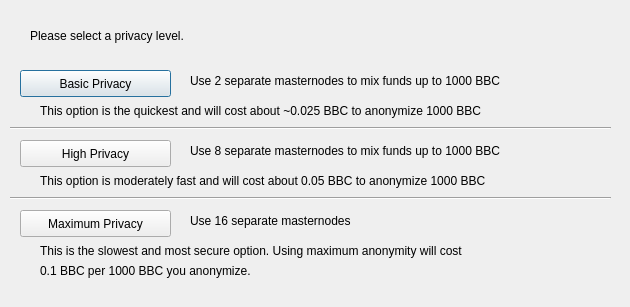
<?xml version="1.0" encoding="UTF-8"?>
<ui version="4.0">
 <class>DarksendConfig</class>
 <widget class="QDialog" name="DarksendConfig">
  <property name="geometry">
   <rect>
    <x>0</x>
    <y>0</y>
    <width>630</width>
    <height>307</height>
   </rect>
  </property>
  <property name="windowTitle">
   <string>Configure Darksend</string>
  </property>
  <widget class="QPushButton" name="buttonBasic">
   <property name="geometry">
    <rect>
     <x>20</x>
     <y>70</y>
     <width>151</width>
     <height>27</height>
    </rect>
   </property>
   <property name="text">
    <string>Basic Privacy</string>
   </property>
  </widget>
  <widget class="QPushButton" name="buttonHigh">
   <property name="geometry">
    <rect>
     <x>20</x>
     <y>140</y>
     <width>151</width>
     <height>27</height>
    </rect>
   </property>
   <property name="text">
    <string>High Privacy</string>
   </property>
  </widget>
  <widget class="QPushButton" name="buttonMax">
   <property name="geometry">
    <rect>
     <x>20</x>
     <y>210</y>
     <width>151</width>
     <height>27</height>
    </rect>
   </property>
   <property name="text">
    <string>Maximum Privacy</string>
   </property>
  </widget>
  <widget class="QLabel" name="label">
   <property name="geometry">
    <rect>
     <x>30</x>
     <y>20</y>
     <width>571</width>
     <height>31</height>
    </rect>
   </property>
   <property name="text">
    <string>Please select a privacy level.</string>
   </property>
  </widget>
  <widget class="QLabel" name="label_2">
   <property name="geometry">
    <rect>
     <x>190</x>
     <y>70</y>
     <width>421</width>
     <height>21</height>
    </rect>
   </property>
   <property name="text">
    <string>Use 2 separate masternodes to mix funds up to 1000 BBC</string>
   </property>
  </widget>
  <widget class="QLabel" name="label_3">
   <property name="geometry">
    <rect>
     <x>190</x>
     <y>140</y>
     <width>411</width>
     <height>21</height>
    </rect>
   </property>
   <property name="text">
    <string>Use 8 separate masternodes to mix funds up to 1000 BBC</string>
   </property>
  </widget>
  <widget class="QLabel" name="label_4">
   <property name="geometry">
    <rect>
     <x>190</x>
     <y>210</y>
     <width>421</width>
     <height>21</height>
    </rect>
   </property>
   <property name="text">
    <string>Use 16 separate masternodes</string>
   </property>
  </widget>
  <widget class="QLabel" name="label_6">
   <property name="geometry">
    <rect>
     <x>40</x>
     <y>100</y>
     <width>561</width>
     <height>21</height>
    </rect>
   </property>
   <property name="text">
    <string>This option is the quickest and will cost about ~0.025 BBC to anonymize 1000 BBC</string>
   </property>
  </widget>
  <widget class="QLabel" name="label_7">
   <property name="geometry">
    <rect>
     <x>40</x>
     <y>170</y>
     <width>561</width>
     <height>21</height>
    </rect>
   </property>
   <property name="text">
    <string>This option is moderately fast and will cost about 0.05 BBC to anonymize 1000 BBC</string>
   </property>
  </widget>
  <widget class="QLabel" name="label_8">
   <property name="geometry">
    <rect>
     <x>40</x>
     <y>240</y>
     <width>561</width>
     <height>21</height>
    </rect>
   </property>
   <property name="text">
    <string>This is the slowest and most secure option. Using maximum anonymity will cost</string>
   </property>
  </widget>
  <widget class="QLabel" name="label_9">
   <property name="geometry">
    <rect>
     <x>40</x>
     <y>260</y>
     <width>561</width>
     <height>21</height>
    </rect>
   </property>
   <property name="text">
    <string>0.1 BBC per 1000 BBC you anonymize.</string>
   </property>
  </widget>
  <widget class="Line" name="line">
   <property name="geometry">
    <rect>
     <x>10</x>
     <y>120</y>
     <width>601</width>
     <height>16</height>
    </rect>
   </property>
   <property name="orientation">
    <enum>Qt::Horizontal</enum>
   </property>
  </widget>
  <widget class="Line" name="line_2">
   <property name="geometry">
    <rect>
     <x>10</x>
     <y>190</y>
     <width>601</width>
     <height>16</height>
    </rect>
   </property>
   <property name="orientation">
    <enum>Qt::Horizontal</enum>
   </property>
  </widget>
 </widget>
 <resources/>
 <connections/>
</ui>
